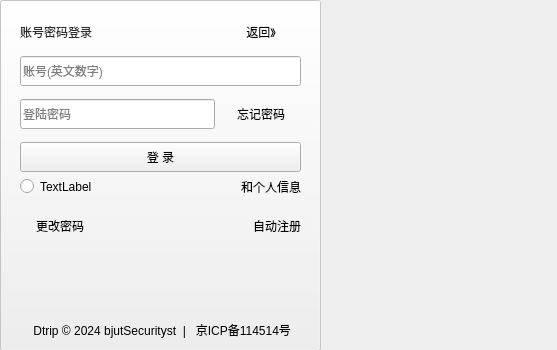
<?xml version="1.0" encoding="UTF-8"?>
<ui version="4.0">
 <class>Login</class>
 <widget class="QWidget" name="Login">
  <property name="geometry">
   <rect>
    <x>0</x>
    <y>0</y>
    <width>557</width>
    <height>350</height>
   </rect>
  </property>
  <property name="windowTitle">
   <string>Form</string>
  </property>
  <widget class="QWidget" name="verticalLayoutWidget">
   <property name="geometry">
    <rect>
     <x>20</x>
     <y>10</y>
     <width>281</width>
     <height>301</height>
    </rect>
   </property>
   <layout class="QVBoxLayout" name="verticalLayout" stretch="0,0,0,0,0,0,0,3,0,0,2,0,0,0">
    <item>
     <spacer name="verticalSpacer_7">
      <property name="orientation">
       <enum>Qt::Orientation::Vertical</enum>
      </property>
      <property name="sizeHint" stdset="0">
       <size>
        <width>20</width>
        <height>7</height>
       </size>
      </property>
     </spacer>
    </item>
    <item>
     <layout class="QHBoxLayout" name="horizontalLayout_6" stretch="8,1">
      <item>
       <widget class="QLabel" name="label">
        <property name="minimumSize">
         <size>
          <width>0</width>
          <height>30</height>
         </size>
        </property>
        <property name="styleSheet">
         <string notr="true">color: rgb(45, 45, 45); font: 15pt &quot;黑体&quot;;</string>
        </property>
        <property name="text">
         <string>账号密码登录</string>
        </property>
       </widget>
      </item>
      <item>
       <widget class="QPushButton" name="pushButton_5">
        <property name="styleSheet">
         <string notr="true">font: 290 10pt &quot;Microsoft YaHei UI Light&quot;;</string>
        </property>
        <property name="text">
         <string>返回》</string>
        </property>
        <property name="flat">
         <bool>true</bool>
        </property>
       </widget>
      </item>
     </layout>
    </item>
    <item>
     <spacer name="verticalSpacer_6">
      <property name="orientation">
       <enum>Qt::Orientation::Vertical</enum>
      </property>
      <property name="sizeHint" stdset="0">
       <size>
        <width>20</width>
        <height>3</height>
       </size>
      </property>
     </spacer>
    </item>
    <item>
     <widget class="QLineEdit" name="lineEdit">
      <property name="minimumSize">
       <size>
        <width>0</width>
        <height>30</height>
       </size>
      </property>
      <property name="maximumSize">
       <size>
        <width>16777215</width>
        <height>30</height>
       </size>
      </property>
      <property name="styleSheet">
       <string notr="true">font: 12pt &quot;Microsoft YaHei UI&quot;;</string>
      </property>
      <property name="placeholderText">
       <string>账号(英文数字)</string>
      </property>
     </widget>
    </item>
    <item>
     <spacer name="verticalSpacer_4">
      <property name="orientation">
       <enum>Qt::Orientation::Vertical</enum>
      </property>
      <property name="sizeHint" stdset="0">
       <size>
        <width>20</width>
        <height>7</height>
       </size>
      </property>
     </spacer>
    </item>
    <item>
     <layout class="QHBoxLayout" name="horizontalLayout">
      <item>
       <widget class="QLineEdit" name="lineEdit_2">
        <property name="minimumSize">
         <size>
          <width>0</width>
          <height>30</height>
         </size>
        </property>
        <property name="maximumSize">
         <size>
          <width>16777215</width>
          <height>30</height>
         </size>
        </property>
        <property name="styleSheet">
         <string notr="true">font: 12pt &quot;Microsoft YaHei UI&quot;;</string>
        </property>
        <property name="placeholderText">
         <string>登陆密码</string>
        </property>
       </widget>
      </item>
      <item>
       <layout class="QVBoxLayout" name="verticalLayout_2">
        <item>
         <widget class="QPushButton" name="pushButton">
          <property name="minimumSize">
           <size>
            <width>0</width>
            <height>30</height>
           </size>
          </property>
          <property name="text">
           <string>忘记密码</string>
          </property>
          <property name="flat">
           <bool>true</bool>
          </property>
         </widget>
        </item>
       </layout>
      </item>
     </layout>
    </item>
    <item>
     <spacer name="verticalSpacer_2">
      <property name="orientation">
       <enum>Qt::Orientation::Vertical</enum>
      </property>
      <property name="sizeHint" stdset="0">
       <size>
        <width>20</width>
        <height>7</height>
       </size>
      </property>
     </spacer>
    </item>
    <item>
     <widget class="QPushButton" name="pushButton_2">
      <property name="minimumSize">
       <size>
        <width>0</width>
        <height>30</height>
       </size>
      </property>
      <property name="autoFillBackground">
       <bool>false</bool>
      </property>
      <property name="styleSheet">
       <string notr="true">font: 12pt &quot;Microsoft YaHei UI&quot;;
selection-background-color: rgb(255, 170, 0);</string>
      </property>
      <property name="text">
       <string>登 录</string>
      </property>
      <property name="autoExclusive">
       <bool>false</bool>
      </property>
      <property name="autoDefault">
       <bool>false</bool>
      </property>
      <property name="default">
       <bool>false</bool>
      </property>
      <property name="flat">
       <bool>false</bool>
      </property>
     </widget>
    </item>
    <item>
     <layout class="QHBoxLayout" name="horizontalLayout_5" stretch="1,20,0">
      <item>
       <widget class="QRadioButton" name="radioButton">
        <property name="maximumSize">
         <size>
          <width>270</width>
          <height>16777215</height>
         </size>
        </property>
        <property name="text">
         <string/>
        </property>
       </widget>
      </item>
      <item>
       <widget class="QLabel" name="label_5">
        <property name="text">
         <string>TextLabel</string>
        </property>
        <property name="scaledContents">
         <bool>true</bool>
        </property>
       </widget>
      </item>
      <item>
       <widget class="QLabel" name="label_6">
        <property name="text">
         <string>和个人信息</string>
        </property>
       </widget>
      </item>
     </layout>
    </item>
    <item>
     <spacer name="verticalSpacer_3">
      <property name="orientation">
       <enum>Qt::Orientation::Vertical</enum>
      </property>
      <property name="sizeHint" stdset="0">
       <size>
        <width>20</width>
        <height>5</height>
       </size>
      </property>
     </spacer>
    </item>
    <item>
     <layout class="QHBoxLayout" name="horizontalLayout_3" stretch="1,4,1">
      <item>
       <widget class="QPushButton" name="pushButton_3">
        <property name="minimumSize">
         <size>
          <width>0</width>
          <height>20</height>
         </size>
        </property>
        <property name="text">
         <string>更改密码</string>
        </property>
        <property name="flat">
         <bool>true</bool>
        </property>
       </widget>
      </item>
      <item>
       <spacer name="horizontalSpacer">
        <property name="orientation">
         <enum>Qt::Orientation::Horizontal</enum>
        </property>
        <property name="sizeHint" stdset="0">
         <size>
          <width>10</width>
          <height>20</height>
         </size>
        </property>
       </spacer>
      </item>
      <item>
       <widget class="QLabel" name="label_3">
        <property name="minimumSize">
         <size>
          <width>0</width>
          <height>20</height>
         </size>
        </property>
        <property name="text">
         <string>自动注册</string>
        </property>
        <property name="alignment">
         <set>Qt::AlignmentFlag::AlignCenter</set>
        </property>
       </widget>
      </item>
     </layout>
    </item>
    <item>
     <spacer name="verticalSpacer_5">
      <property name="orientation">
       <enum>Qt::Orientation::Vertical</enum>
      </property>
      <property name="sizeHint" stdset="0">
       <size>
        <width>20</width>
        <height>10</height>
       </size>
      </property>
     </spacer>
    </item>
    <item>
     <layout class="QHBoxLayout" name="horizontalLayout_4">
      <item>
       <widget class="QLabel" name="label_2">
        <property name="minimumSize">
         <size>
          <width>0</width>
          <height>30</height>
         </size>
        </property>
        <property name="text">
         <string/>
        </property>
       </widget>
      </item>
     </layout>
    </item>
    <item>
     <spacer name="verticalSpacer">
      <property name="orientation">
       <enum>Qt::Orientation::Vertical</enum>
      </property>
      <property name="sizeHint" stdset="0">
       <size>
        <width>20</width>
        <height>20</height>
       </size>
      </property>
     </spacer>
    </item>
   </layout>
  </widget>
  <widget class="QPushButton" name="pushButton_4">
   <property name="enabled">
    <bool>false</bool>
   </property>
   <property name="geometry">
    <rect>
     <x>0</x>
     <y>0</y>
     <width>321</width>
     <height>351</height>
    </rect>
   </property>
   <property name="text">
    <string/>
   </property>
   <property name="checkable">
    <bool>false</bool>
   </property>
  </widget>
  <widget class="QLabel" name="label_4">
   <property name="geometry">
    <rect>
     <x>20</x>
     <y>320</y>
     <width>291</width>
     <height>20</height>
    </rect>
   </property>
   <property name="text">
    <string>Dtrip © 2024 bjutSecurityst  |   京ICP备114514号  </string>
   </property>
   <property name="alignment">
    <set>Qt::AlignmentFlag::AlignCenter</set>
   </property>
  </widget>
  <zorder>pushButton_4</zorder>
  <zorder>verticalLayoutWidget</zorder>
  <zorder>label_4</zorder>
 </widget>
 <resources/>
 <connections/>
</ui>
